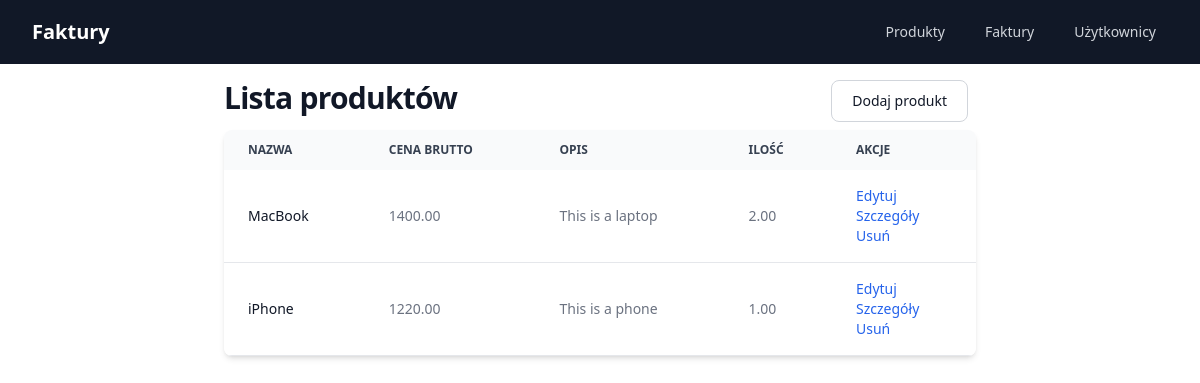
The app's page /product-list/, older data.
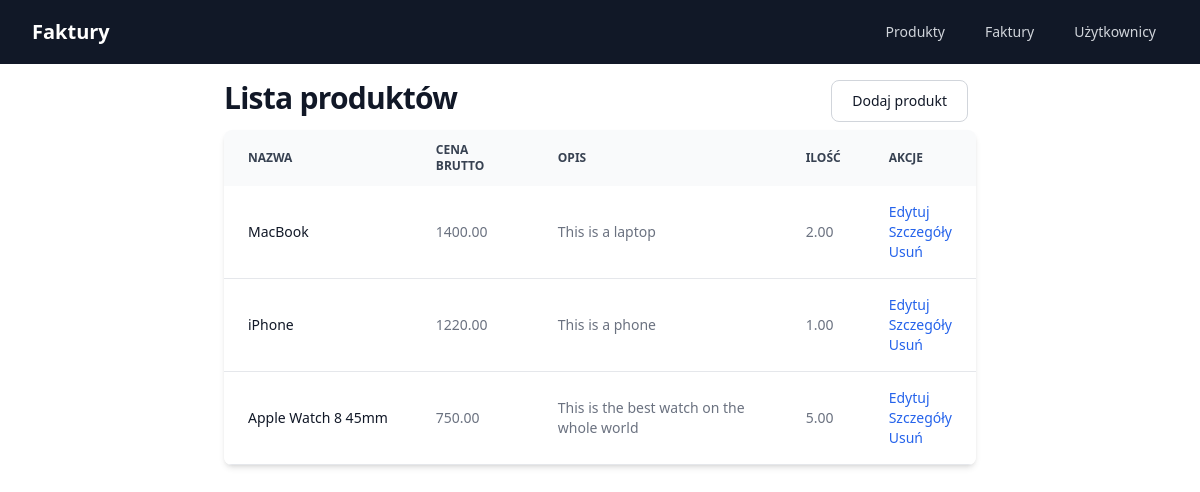
The same page, newer data.
### core/models.py (models this page shows, shortened)
class Product(models.Model):
    name = models.CharField(max_length=250)
    description = models.CharField(max_length=50)
    net_price = models.DecimalField(max_digits=10, decimal_places=2, default=0, null=True)
    tax_rate = models.DecimalField(max_digits=10, decimal_places=2, default=0, null=True)
    gross_price = models.DecimalField(max_digits=10, decimal_places=2)
    amount = models.DecimalField(max_digits=10, decimal_places=2, default=1)
    created_at = models.DateTimeField(auto_now_add=True)
    updated_at = models.DateTimeField(auto_now=True)

### core/views.py (the view)
# urls.py: path('product-list/', views.ProductsListView.as_view(), name='products_list'),
class ProductsListView(generic.ListView):
    model = Product
    template_name = 'core/product/products_list.html'
    context_object_name = 'products_list'
    def get_queryset(self):
        return Product.objects.all()

### templates/core/product/products_list.html (shortened to what this page needs)
{% extends "core/base.html" %}
{% block content %}
    <header>
        <div class="mx-auto max-w-7xl flex flex-row justify-between">
            <h1 class="text-3xl font-bold tracking-tight text-gray-900 dark:text-white">
                Lista produktów
            </h1>
            <a href="{% url 'core:product_add' %}"
               class="text-gray-900 bg-white border border-gray-300 focus:outline-none hover:bg-gray-100 focus:ring-4 focus:ring-gray-200 font-medium rounded-lg text-sm px-5 py-2.5 mr-2 mb-2 dark:bg-gray-800 dark:text-white dark:border-gray-600 dark:hover:bg-gray-700 dark:hover:border-gray-600 dark:focus:ring-gray-700">
                Dodaj produkt
            </a>
        </div>
    </header>
    {% if products_list %}
        <div class="relative overflow-x-auto shadow-md sm:rounded-lg">
            <table class="w-full text-sm text-left text-gray-500 dark:text-gray-400">
                <thead class="text-xs text-gray-700 uppercase bg-gray-50 dark:bg-gray-700 dark:text-gray-400">
                <tr>
                    <th scope="col" class="px-6 py-3">
                        Nazwa
                    </th>
                    <th scope="col" class="px-6 py-3">
                        Cena brutto
                    </th>
                    <th scope="col" class="px-6 py-3">
                        Opis
                    </th>
                    <th scope="col" class="px-6 py-3">
                        Ilość
                    </th>
                    <th scope="col" class="px-6 py-3">
                        Akcje
                    </th>
                </tr>
                </thead>
                <tbody>
                {% for product in products_list %}
                    <tr class="bg-white border-b dark:bg-gray-900 dark:border-gray-700">
                        <th scope="row" class="px-6 py-4 font-medium text-gray-900 whitespace-nowrap dark:text-white">
                            {{ product.name }}
                        </th>
                        <td class="px-6 py-4">
                            {{ product.gross_price }}
                        </td>
                        <td class="px-6 py-4">
                            {{ product.description }}
                        </td>
                        <td class="px-6 py-4">
                            {{ product.amount }}
                        </td>
                        <td class="px-6 py-4 flex flex-col">
                            <a href="{% url 'core:product_update' product.id %}" class="font-medium text-blue-600 dark:text-blue-500 hover:underline">Edytuj</a>
                            <a href="{% url 'core:product_detail' product.id %}" class="font-medium text-blue-600 dark:text-blue-500 hover:underline">Szczegóły</a>
                            <a href="{% url 'core:product_delete' product.id %}" class="font-medium text-blue-600 dark:text-blue-500 hover:underline">Usuń</a>
                        </td>
                    </tr>
                {% endfor %}
                </tbody>
            </table>
        </div>
    {% else %}
        <div class="w-full text-center mt-10">
            Brak produktów
        </div>
    {% endif %}
{% endblock %}

Row changes from the older to the newer data that the page shows:
added Product: name "Apple Watch 8 45mm", gross_price "750.00", description "This is the best watch on the whole world", amount "5.00"
